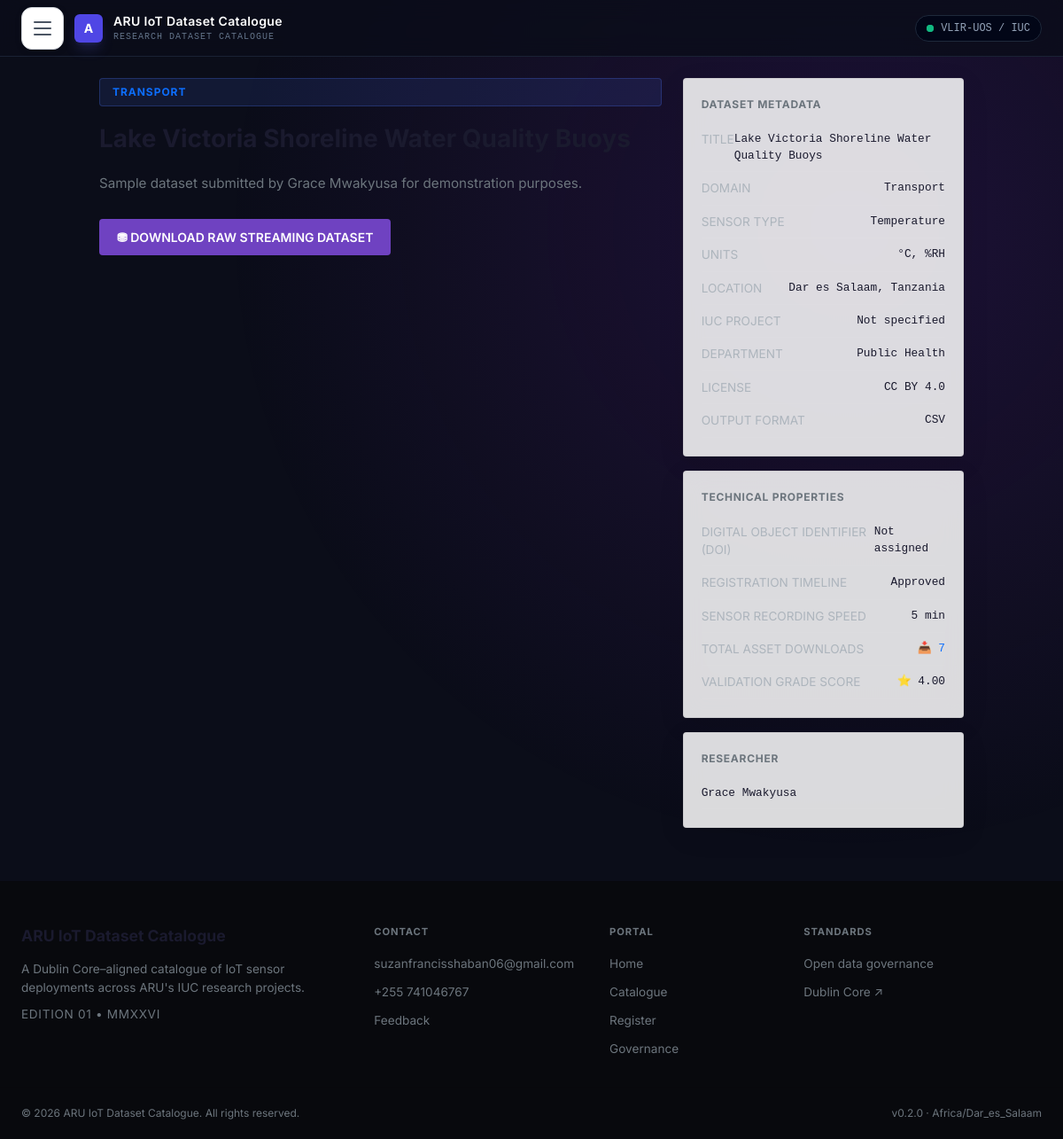
/dataset/29/, run on the app's committed database.
### catalogue/models.py (models this page shows, shortened)
class Dataset(models.Model):
    STATUS_CHOICES = [
        ('draft', 'Draft'),
        ('pending', 'Pending Review'),
        ('live', 'Live'),
    ]
    SENSOR_TYPE_CHOICES = [
        ('Temperature', 'Temperature'),
        ('Humidity', 'Humidity'),
        ('Air Quality', 'Air Quality'),
        ('Water Quality', 'Water Quality'),
        ('Energy', 'Energy'),
        ('Motion', 'Motion'),
        ('Sound', 'Sound'),
        ('Light', 'Light'),
        ('Other', 'Other'),
    ]
    OUTPUT_FORMAT_CHOICES = [
        ('CSV', 'CSV'),
        ('JSON', 'JSON'),
        ('Parquet', 'Parquet'),
        ('XML', 'XML'),
        ('Other', 'Other'),
    ]
    LICENSE_CHOICES = [
        ('CC BY 4.0', 'CC BY 4.0'),
        ('CC0', 'CC0'),
        ('CC BY-SA 4.0', 'CC BY-SA 4.0'),
        ('MIT', 'MIT'),
        ('Other', 'Other'),
    ]
    title = models.CharField(max_length=255, blank=True)
    description = models.TextField(blank=True)
    researcher = models.ForeignKey(User, on_delete=models.CASCADE, related_name='datasets')
    lead_researcher = models.CharField(max_length=255, blank=True, help_text='Name to display as the lead researcher for this dataset.')
    domain = models.ForeignKey(Domain, on_delete=models.PROTECT, related_name='datasets')
    sensor_type = models.CharField(max_length=100, choices=SENSOR_TYPE_CHOICES, blank=True)
    iuc_project_code = models.CharField(max_length=100, blank=True)
    output_format = models.CharField(max_length=20, choices=OUTPUT_FORMAT_CHOICES, default='CSV')
    location = models.CharField(max_length=255, blank=True)
    update_frequency = models.CharField(max_length=50, blank=True)
    start_date = models.DateField(null=True, blank=True)
    end_date = models.DateField(null=True, blank=True)
    units_of_measurement = models.CharField(max_length=100, blank=True)
    quality_score = models.DecimalField(
        max_digits=3,
        decimal_places=2,
        default=0.00,
        validators=[MinValueValidator(0), MaxValueValidator(5)]
    )
    license = models.CharField(max_length=100, choices=LICENSE_CHOICES, default='CC BY 4.0')
    download_link = models.URLField(null=True, blank=True)
    department = models.CharField(max_length=100, blank=True)
    data_file = models.FileField(upload_to='datasets/', blank=True, null=True)
    doi = models.CharField(max_length=100, blank=True, null=True)
    status = models.CharField(max_length=10, choices=STATUS_CHOICES, default='draft')
    download_count = models.PositiveIntegerField(default=0)
    created_at = models.DateTimeField(auto_now_add=True)
    class Meta:
        ordering = ['-created_at']

class Domain(models.Model):
    name = models.CharField(max_length=100, unique=True)
    slug = models.SlugField(max_length=100, unique=True)
    description = models.TextField(blank=True)
    is_active = models.BooleanField(default=True)
    class Meta:
        ordering = ['name']

class SystemSetting(models.Model):
    SETTING_TYPE_CHOICES = [
        ('text', 'Text'),
        ('number', 'Number'),
        ('boolean', 'Boolean'),
        ('email', 'Email'),
        ('url', 'URL'),
        ('choice', 'Choice'),
        ('file', 'File'),
    ]
    key = models.CharField(max_length=100, unique=True)
    value = models.TextField(blank=True)
    setting_type = models.CharField(max_length=20, choices=SETTING_TYPE_CHOICES, default='text')
    category = models.CharField(max_length=50, blank=True)
    description = models.TextField(blank=True)
    is_required = models.BooleanField(default=False)
    updated_at = models.DateTimeField(auto_now=True)
    class Meta:
        ordering = ['category', 'key']

### catalogue/views.py (the view)
# urls.py: path('dataset/<int:dataset_id>/', views.dataset_detail_view, name='dataset_detail'),
def dataset_detail_view(request, dataset_id):
    qs = Dataset.objects.select_related('domain', 'researcher')
    if request.user.is_authenticated:
        dataset = get_object_or_404(qs, Q(id=dataset_id, status='live') | Q(id=dataset_id, researcher=request.user))
    else:
        dataset = get_object_or_404(qs, id=dataset_id, status='live')
    dataset.download_count += 1
    dataset.save(update_fields=['download_count'])
    AuditLog.objects.create(
        user=request.user if request.user.is_authenticated else None,
        action_type='view',
        ip_address=get_client_ip(request),
        endpoint_path=f'/catalogue/{dataset_id}/',
        details=f"Viewed dataset: {dataset.title}"
    )
    context = {'dataset': dataset}
    return render(request, 'dataset_detail.html', context)

### catalogue/views.py (called while the page is built)
def get_client_ip(request):
    x_forwarded_for = request.META.get('HTTP_X_FORWARDED_FOR')
    if x_forwarded_for:
        return x_forwarded_for.split(',')[0]
    return request.META.get('REMOTE_ADDR')

### iot_portal/context_processors.py (called while the page is built, shortened)
def user_timezone_auto_detected(request):
    auto_detected = False
    if request.user.is_authenticated:
        try:
            auto_detected = getattr(request.user.profile, 'time_zone_auto_detected', False)
        except Exception:
            auto_detected = False
    return {
        'user_timezone_auto_detected': auto_detected,
    }

def user_theme_preference(request):
    theme = 'system'
    admin_theme = 'system'
    path = getattr(request, 'path', '')
    is_admin_path = any(path.startswith(prefix) for prefix in [
        '/dashboard/',
        '/analytics/',
        '/profile/',
        '/governance/',
        '/feedback-management/',
        '/portal-admin/',
    ])
    current_theme = admin_theme if is_admin_path else theme
    return {
        'user_theme_preference': theme,
        'user_admin_theme_preference': admin_theme,
        'current_theme': current_theme,
    }

def general_settings(request):
    from catalogue.models import SystemSetting
    settings_qs = SystemSetting.objects.filter(category='general')
    settings_map = {s.key: s.value for s in settings_qs}
    return {
        'general_settings': settings_map,
    }

### catalogue/templates/dataset_detail.html (shortened to what this page needs)
{% extends 'base.html' %}
{% block content %}
<div class="detail-layout">
    <div class="detail-main">
        <span class="detail-domain">{{ dataset.domain.name|upper }}</span>
        <h1 class="detail-title">{{ dataset.title }}</h1>
        <p class="detail-description">{{ dataset.description }}</p>
        <div style="margin-top:8px;">
            <a href="{% url 'dataset_download' dataset.id %}" class="btn btn-primary">⛃ DOWNLOAD RAW STREAMING DATASET</a>
        </div>
    </div>
    <aside class="detail-sidebar">
        <div class="sidebar-card glass-panel">
            <h4>Dataset Metadata</h4>
            <div class="sidebar-row">
                <span class="label">TITLE</span>
                <span class="value">{{ dataset.title }}</span>
            </div>
            <div class="sidebar-row">
                <span class="label">DOMAIN</span>
                <span class="value">{{ dataset.domain.name }}</span>
            </div>
            <div class="sidebar-row">
                <span class="label">SENSOR TYPE</span>
                <span class="value">{{ dataset.sensor_type|default:"Not specified" }}</span>
            </div>
            <div class="sidebar-row">
                <span class="label">UNITS</span>
                <span class="value">{{ dataset.units_of_measurement|default:"Not specified" }}</span>
            </div>
            <div class="sidebar-row">
                <span class="label">LOCATION</span>
                <span class="value" title="{{ dataset.location|default:'Not specified' }}">{{ dataset.location|default:"Not specified" }}</span>
            </div>
            <div class="sidebar-row">
                <span class="label">IUC PROJECT</span>
                <span class="value">{{ dataset.iuc_project_code|default:"Not specified" }}</span>
            </div>
            <div class="sidebar-row">
                <span class="label">DEPARTMENT</span>
                <span class="value">{{ dataset.department|default:"Not specified" }}</span>
            </div>
            <div class="sidebar-row">
                <span class="label">LICENSE</span>
                <span class="value">{{ dataset.license|default:"Not specified" }}</span>
            </div>
            <div class="sidebar-row">
                <span class="label">OUTPUT FORMAT</span>
                <span class="value">{{ dataset.output_format|default:"Not specified" }}</span>
            </div>
        </div>
        <div class="sidebar-card glass-panel">
            <h4>Technical Properties</h4>
            <div class="sidebar-row">
                <span class="label">DIGITAL OBJECT IDENTIFIER (DOI)</span>
                <span class="value">
                    {% if dataset.doi %}
                        {{ dataset.doi }}
                    {% else %}
                        Not assigned
                    {% endif %}
                </span>
            </div>
            <div class="sidebar-row">
                <span class="label">REGISTRATION TIMELINE</span>
                <span class="value">
                    {% if dataset.start_date and dataset.end_date %}
                        {{ dataset.start_date|date:"Y-m-d" }} → {{ dataset.end_date|date:"Y-m-d" }}
                    {% elif dataset.start_date %}
                        {{ dataset.start_date|date:"Y-m-d" }} → Ongoing
                    {% elif dataset.end_date %}
                        Planned until {{ dataset.end_date|date:"Y-m-d" }}
                    {% else %}
                        {% if dataset.status == 'live' %}Approved{% elif dataset.status == 'pending' %}Pending{% else %}Not Approved{% endif %}
                    {% endif %}
                </span>
            </div>
            <div class="sidebar-row">
                <span class="label">SENSOR RECORDING SPEED</span>
                <span class="value">{{ dataset.update_frequency|default:"5 min" }}</span>
            </div>
            <div class="sidebar-row">
                <span class="label">TOTAL ASSET DOWNLOADS</span>
                <span class="value" style="color:var(--accent-cyan);">📥 {{ dataset.download_count }}</span>
            </div>
            <div class="sidebar-row">
                <span class="label">VALIDATION GRADE SCORE</span>
                <span class="value">⭐ {{ dataset.quality_score|default:"4.0" }}</span>
            </div>
        </div>
        <div class="sidebar-card glass-panel">
            <h4>Researcher</h4>
            <div class="sidebar-row">
                <span class="value">{{ dataset.lead_researcher|default:dataset.researcher.get_full_name|default:dataset.researcher.username }}</span>
            </div>
        </div>
    </aside>
</div>
{% endblock %}

### catalogue/templates/base.html (shortened to what this page needs)
{% load static socialaccount i18n humanize %}
<!DOCTYPE html>
<html lang="en" data-theme="{{ current_theme }}">
<head>
    <script src="https://cdn.tailwindcss.com"></script>
    <link rel="stylesheet" href="{% static 'css/style.css' %}?v=20260718">
    <link rel="stylesheet" href="{% static 'css/theme.css' %}?v=20260718">
</head>
<body class="bg-midnight-950 text-slate-300 font-sans antialiased">
    <nav class="flex justify-between items-center h-16 px-6 bg-midnight-950/80 backdrop-blur-md border-b border-slate-800/80 sticky top-0 z-50">
        <div class="flex items-center gap-3">
            <button id="hamburger-btn" aria-label="Toggle Navigation" class="hamburger-btn">
                <span class="hamburger-line"></span>
                <span class="hamburger-line"></span>
                <span class="hamburger-line"></span>
            </button>
            <div class="w-8 h-8 bg-indigo-600 rounded-md flex items-center justify-center text-white font-bold text-sm shadow-lg shadow-indigo-500/20">A</div>
            <div>
                <div class="text-white font-semibold text-sm tracking-wide">ARU IoT Dataset Catalogue</div>
                <div class="text-[10px] text-slate-500 font-mono tracking-widest uppercase">Research Dataset Catalogue</div>
            </div>
        </div>
        <div class="flex items-center gap-3">
            <span class="text-xs text-slate-400 font-mono bg-slate-950 px-3 py-1.5 rounded-full border border-slate-800 flex items-center gap-2">
                <span class="relative flex h-2 w-2">
                    <span class="relative inline-flex rounded-full h-2 w-2 bg-emerald-500"></span>
                </span>
                VLIR-UOS / IUC
            </span>
        </div>
    </nav>
    <div class="container">
        {% block content %}
        {% endblock %}
    </div>
    <footer class="site-footer">
        <div class="footer-container">
            <div class="footer-col">
                <div class="footer-brand">{{ general_settings.portal_name|default:'ARU IoT Dataset Catalogue' }}</div>
                <p class="footer-desc">A Dublin Core–aligned catalogue of IoT sensor deployments across {{ general_settings.institution_name|default:"ARU" }}'s IUC research projects.</p>
                <p class="footer-edition">EDITION 01 • MMXXVI</p>
            </div>
            <div class="footer-col">
                <h4 class="footer-heading">{% trans 'Contact' %}</h4>
                <ul>
                    {% if general_settings.contact_email %}
                    <li><a href="mailto:{{ general_settings.contact_email }}">{{ general_settings.contact_email }}</a></li>
                    {% endif %}
                    {% if general_settings.contact_phone %}
                    <li><a href="tel:{{ general_settings.contact_phone }}">{{ general_settings.contact_phone }}</a></li>
                    {% endif %}
                    <li><a href="{% url 'feedback' %}">{% trans 'Feedback' %}</a></li>
                </ul>
            </div>
            <div class="footer-col">
                <h4 class="footer-heading">{% trans 'Portal' %}</h4>
                <ul>
                    <li><a href="{% url 'home' %}">{% trans 'Home' %}</a></li>
                    <li><a href="{% url 'browse_catalogue' %}">{% trans 'Catalogue' %}</a></li>
                    <li><a href="{% url 'register_dataset' %}">{% trans 'Register' %}</a></li>
                    <li><a href="{% url 'governance_policy' %}">{% trans 'Governance' %}</a></li>
                </ul>
            </div>
            <div class="footer-col">
                <h4 class="footer-heading">{% trans 'Standards' %}</h4>
                <ul>
                <li><a href="{% url 'governance_policy' %}">Open data governance</a></li>
                <li><a href="https://dublincore.org" target="_blank" rel="noopener">Dublin Core ↗</a></li>
                </ul>
            </div>
        </div>
        <div class="footer-bottom">
            <span>© 2026 {{ general_settings.institution_name|default:'ARU' }} IoT Dataset Catalogue. All rights reserved.</span>
            <span>v0.2.0 · {{ general_settings.time_zone|default:'Africa/Dar_es_Salaam' }}</span>
        </div>
    </footer>
</body>
</html>

### catalogue/static/css/theme.css (style rules this page uses)
[data-theme="light"] { --bg-deep: #f8f9fa; --bg-surface: rgba(255, 255, 255, 0.85); --bg-surface-solid: #ffffff; --border-glass: rgba(0, 0, 0, 0.06); --border-glass-strong: rgba(0, 0, 0, 0.12); --text-primary: #1a1a2e; --text-secondary: #6c757d; --text-muted: #adb5bd; --accent-purple: #6f42c1; --accent-cyan: #0d6efd; --accent-mint: #198754; --accent-gold: #ffc107; --accent-indigo: #6610f2; --shadow-glass: rgba(0, 0, 0, 0.08); }
body { background: var(--bg-deep); color: var(--text-primary); transition: background-color 0.3s ease, color 0.3s ease; }
.glass-panel { background: var(--bg-surface); border: 1px solid var(--border-glass); box-shadow: 0 8px 32px var(--shadow-glass); transition: background-color 0.3s ease, border-color 0.3s ease; }
h1, h2, h3, h4, h5, h6 { color: var(--text-primary); }
p, span, div { color: var(--text-secondary); }
.btn-primary { background: var(--accent-purple); border-color: var(--accent-purple); color: #ffffff; }

### data on the page
Dataset: domain.name "TRANSPORT", description "Sample dataset submitted by Grace Mwakyusa for demonstration purposes.", title "Lake Victoria Shoreline Water Quality Buoys", domain.name "Transport", sensor_type "Temperature", units_of_measurement "°C, %RH", location "Dar es Salaam, Tanzania", iuc_project_code "Not specified", department "Public Health", license "CC BY 4.0", output_format "CSV", update_frequency "5 min", download_count "7", quality_score "4.00", lead_researcher "Grace Mwakyusa"
SystemSetting: portal_name "ARU IoT Dataset Catalogue"
SystemSetting: institution_name "ARU"
SystemSetting: contact_email "suzanfrancisshaban06@gmail.com"
SystemSetting: contact_phone "+255 741046767"
SystemSetting: time_zone "Africa/Dar_es_Salaam"
